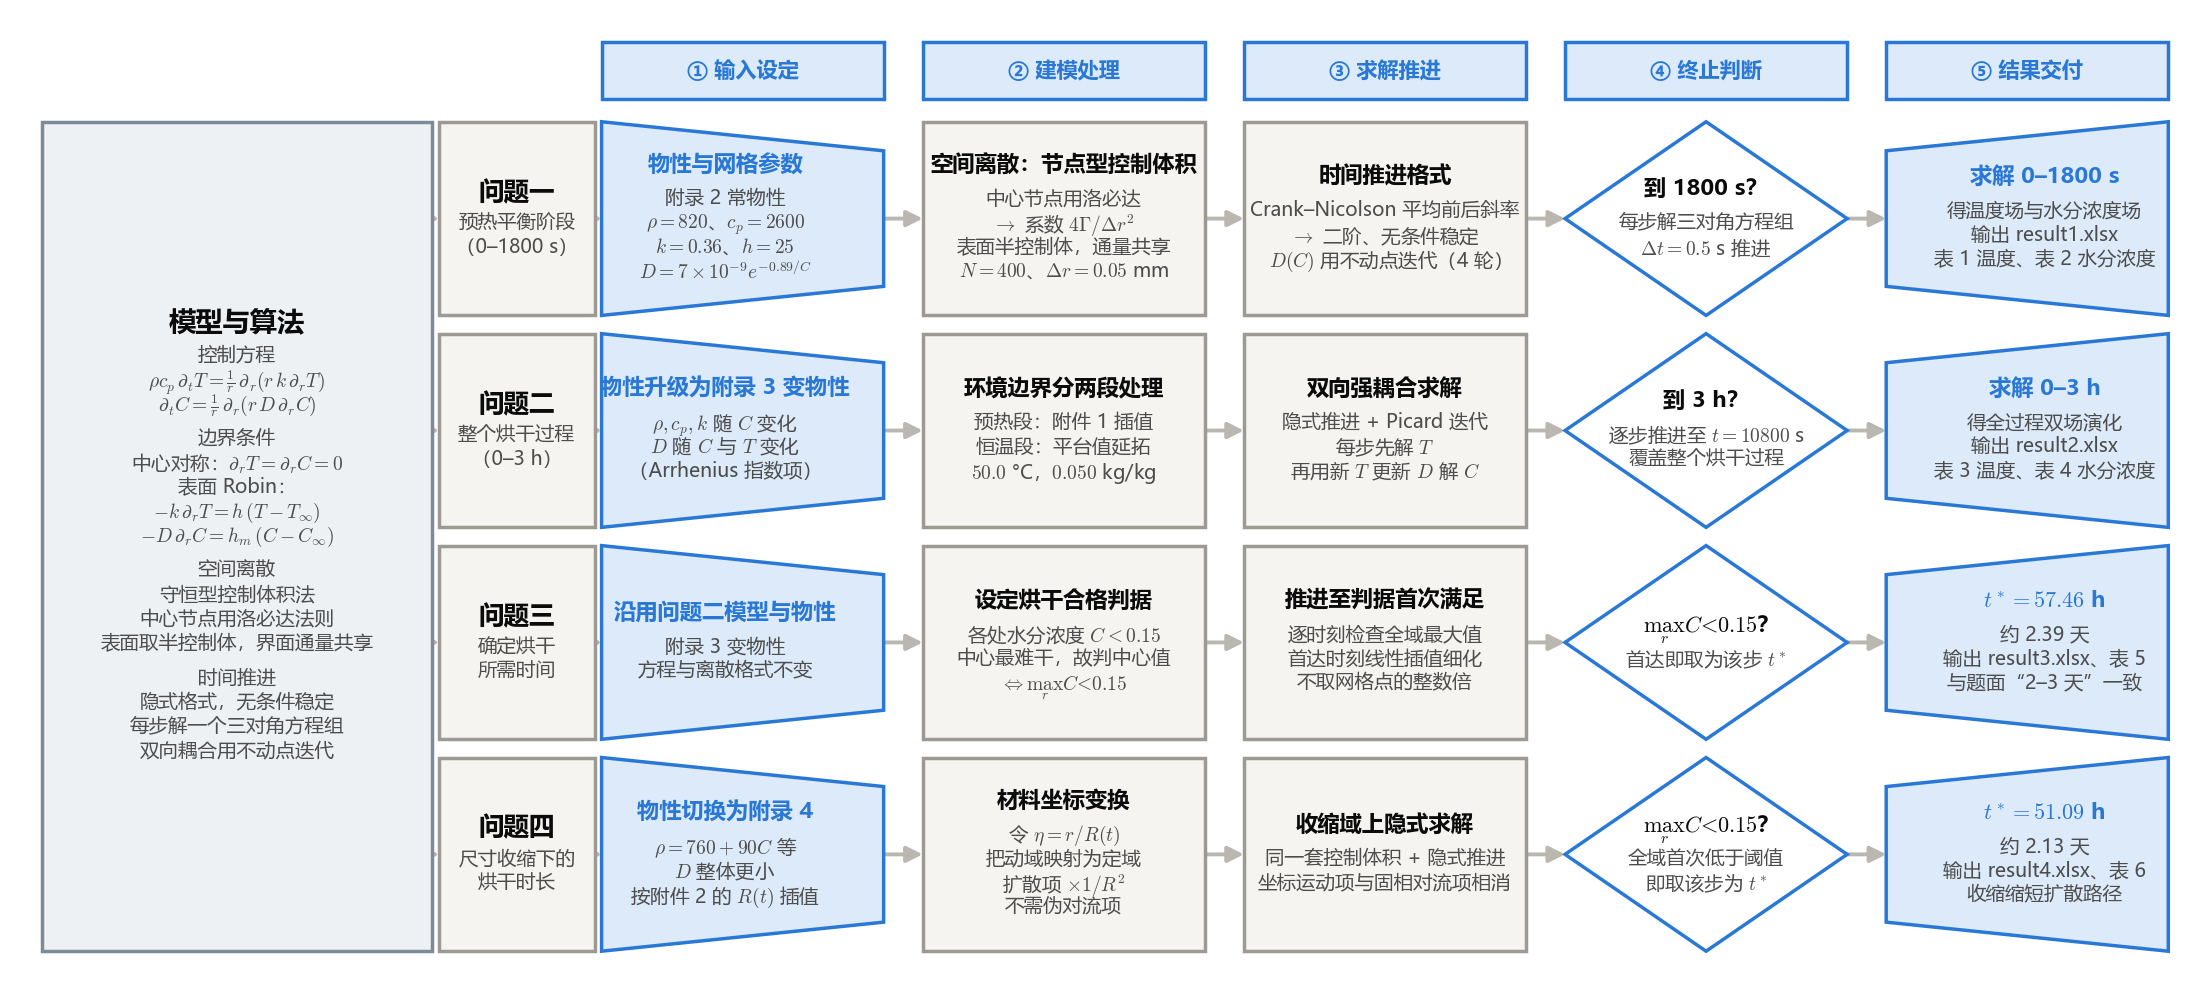

This figure's Python source:
# -*- coding: utf-8 -*-
"""
A 题求解流程图（横向矩阵版）。

版式：最左为竖栏「模型与算法」；右侧为 4×5 矩阵——行是问题一至问题四，
      列是从左到右的解决步骤：① 输入设定 → ② 建模处理 → ③ 求解推进
      → ④ 终止判断 → ⑤ 结果交付。

形状约定（不同形状表示不同功能）：
    梯形 = 输入 / 输出（收口汇入、展开输出，短边为长边的 0.62）
    矩形 = 处理步骤
    菱形 = 判断（终止判据）

问题一沿用 MMA 的方案：节点型控制体积离散 + Crank–Nicolson 隐式时间推进。

输出：fig_flowchart.svg / .png
"""
import os

import matplotlib
matplotlib.use('Agg')
import matplotlib.pyplot as plt
from matplotlib.patches import FancyArrowPatch, Polygon, Rectangle

HERE = os.path.dirname(os.path.abspath(__file__))
os.chdir(HERE)

CJK = 'Microsoft YaHei'          # 想让图内文字与正文宋体一致就改成 'SimSun'
plt.rcParams.update({
    'font.family': 'sans-serif',
    'font.sans-serif': [CJK, 'SimSun', 'SimHei', 'DejaVu Sans'],
    'axes.unicode_minus': False,
    'mathtext.fontset': 'cm',
    'svg.fonttype': 'none',
})

INK, INK2, RULE = '#0b0b0b', '#4d4d4d', '#8a8880'
NEUT_F, NEUT_E = '#f5f4f1', '#9c9a92'      # 处理：矩形
ACC_F, ACC_E = '#dceaf9', '#2a78d6'        # 输入/输出：梯形
DEC_F, DEC_E = '#ffffff', '#2a78d6'        # 判断：菱形（白底蓝框）
LEF_F, LEF_E = '#eef1f4', '#7c8b99'        # 左侧竖栏
ARROW_C = '#b9b7b0'

# ---------------------------------------------------------------- 版式几何
FIG_W, FIG_H = 14.0, 6.2
HEAD_Y, HEAD_H = 96.0, 5.0
ROW_H, RGAP = 17.0, 1.6
NSTEP = 5
LBOX_CX, LBOX_W = 10.0, 18.0
LBL_CX, LBL_W = 22.9, 7.2
SX0, SCELL_W, SGAP = 26.8, 13.0, 1.8
TAPER = 0.70                                # 梯形短边 / 长边
T_DX = 0.8                                  # 梯形内文字向高边（长边）偏移，避开斜角吃字

ROW0_TOP = HEAD_Y - HEAD_H / 2 - 2.0
row_top = [ROW0_TOP - i * (ROW_H + RGAP) for i in range(4)]
row_cy = [t - ROW_H / 2 for t in row_top]
step_cx = [SX0 + SCELL_W / 2 + i * (SCELL_W + SGAP) for i in range(NSTEP)]
LB_TOP = ROW0_TOP
LB_BOT = row_top[3] - ROW_H
Y_TOP, Y_BOT = HEAD_Y + HEAD_H / 2 + 2.0, LB_BOT - 2.0

# 行距按「磅」指定，再换算成数据单位——否则不同画幅下会挤在一起
PT_PER_UNIT = FIG_H * 72.0 / (Y_TOP - Y_BOT)
LFS = 7.0                      # 正文字号 pt
LEAD = LFS * 1.62 / PT_PER_UNIT    # 行距（数据单位）


def shape(ax, cx, cy, w, h, kind, face, edge, lw=1.25):
    """按功能画节点形状：in/out = 梯形，dec = 菱形，其它 = 直角矩形。"""
    if kind == 'dec':
        pts = [(cx, cy + h / 2), (cx + w / 2, cy),
               (cx, cy - h / 2), (cx - w / 2, cy)]
        ax.add_patch(Polygon(pts, closed=True, facecolor=face,
                             edgecolor=edge, lw=lw, zorder=2))
    elif kind == 'in':                     # 左高右低：输入收口汇入
        pts = [(cx - w / 2, cy + h / 2), (cx + w / 2, cy + h * TAPER / 2),
               (cx + w / 2, cy - h * TAPER / 2), (cx - w / 2, cy - h / 2)]
        ax.add_patch(Polygon(pts, closed=True, facecolor=face,
                             edgecolor=edge, lw=lw, zorder=2))
    elif kind == 'out':                    # 左低右高：结果展开输出
        pts = [(cx - w / 2, cy + h * TAPER / 2), (cx + w / 2, cy + h / 2),
               (cx + w / 2, cy - h / 2), (cx - w / 2, cy - h * TAPER / 2)]
        ax.add_patch(Polygon(pts, closed=True, facecolor=face,
                             edgecolor=edge, lw=lw, zorder=2))
    else:                                  # 矩形（直角）
        ax.add_patch(Rectangle((cx - w / 2, cy - h / 2), w, h,
                               facecolor=face, edgecolor=edge,
                               lw=lw, zorder=2))


def box(ax, cx, cy, w, h, title, lines=(), kind='proc', face=None, edge=None,
        tfs=9.4, lfs=LFS, vcenter=False, tcolor=None):
    """矩形框：标题加粗，正文逐行；空串产生一个半行间隙。vcenter 时整块垂直居中。"""
    if face is None or edge is None:
        face, edge = {'in': (ACC_F, ACC_E), 'out': (ACC_F, ACC_E),
                      'dec': (DEC_F, DEC_E)}.get(kind, (NEUT_F, NEUT_E))
    if tcolor is None:
        tcolor = ACC_E if kind in ('in', 'out') else INK
    shape(ax, cx, cy, w, h, kind, face, edge)
    if not lines:
        ax.text(cx, cy, title, ha='center', va='center', fontsize=tfs,
                fontweight='bold', color=tcolor, zorder=3, linespacing=1.4)
        return
    tx = cx - (T_DX if kind == 'in' else -T_DX if kind == 'out' else 0.0)
    used = 1.42 + sum(1.0 if ln else 0.45 for ln in lines)
    y = (cy + used * LEAD / 2) if vcenter else (cy + h / 2 - 2.3)
    ax.text(tx, y, title, ha='center', va='top', fontsize=tfs,
            fontweight='bold', color=tcolor, zorder=3)
    y -= 1.42 * LEAD
    for ln in lines:
        if ln:
            ax.text(tx, y, ln, ha='center', va='top', fontsize=lfs,
                    color=INK2, zorder=3)
        y -= LEAD * (0.45 if not ln else 1.0)


def arrow(ax, p, q, color=ARROW_C, lw=1.4):
    ax.add_patch(FancyArrowPatch(
        p, q, arrowstyle='-|>', mutation_scale=12, linewidth=lw,
        color=color, zorder=1, shrinkA=0, shrinkB=0))


fig, ax = plt.subplots(figsize=(FIG_W, FIG_H))
ax.set_xlim(0, 100)
ax.set_ylim(Y_BOT, Y_TOP)
ax.axis('off')
fig.patch.set_facecolor('white')

# ================================================================ 左侧竖栏（矩形）
box(ax, LBOX_CX, (LB_TOP + LB_BOT) / 2, LBOX_W, LB_TOP - LB_BOT,
    '模型与算法', [
        '控制方程',
        '$\\rho c_p\\,\\partial_t T=\\frac{1}{r}\\,\\partial_r(r\\,k\\,\\partial_r T)$',
        '$\\partial_t C=\\frac{1}{r}\\,\\partial_r(r\\,D\\,\\partial_r C)$',
        '',
        '边界条件',
        '中心对称：$\\partial_r T=\\partial_r C=0$',
        '表面 Robin：',
        '$-k\\,\\partial_r T=h\\,(T-T_\\infty)$',
        '$-D\\,\\partial_r C=h_m\\,(C-C_\\infty)$',
        '',
        '空间离散',
        '守恒型控制体积法',
        '中心节点用洛必达法则',
        '表面取半控制体，界面通量共享',
        '',
        '时间推进',
        '隐式格式，无条件稳定',
        '每步解一个三对角方程组',
        '双向耦合用不动点迭代',
    ], kind='proc', face=LEF_F, edge=LEF_E, tfs=9.8, vcenter=True)

# ================================================================ 列标题
HEADS = ['① 输入设定', '② 建模处理', '③ 求解推进', '④ 终止判断', '⑤ 结果交付']
for cx, text in zip(step_cx, HEADS):
    box(ax, cx, HEAD_Y, SCELL_W, HEAD_H, text, kind='proc',
        face=ACC_F, edge=ACC_E, tfs=7.6, tcolor=ACC_E)

# ================================================================ 四行
ROWS = [
    ('问题一', ['预热平衡阶段', '（0–1800 s）'], [
        ('in', '物性与网格参数', ['附录 2 常物性',
                            '$\\rho=820$、$c_p=2600$',
                            '$k=0.36$、$h=25$',
                            '$D=7\\times10^{-9}e^{-0.89/C}$']),
        ('proc', '空间离散：节点型控制体积', ['中心节点用洛必达',
                                   '$\\to$ 系数 $4\\Gamma/\\Delta r^2$',
                                   '表面半控制体，通量共享',
                                   '$N=400$、$\\Delta r=0.05$ mm']),
        ('proc', '时间推进格式', ['Crank–Nicolson 平均前后斜率',
                            '$\\to$ 二阶、无条件稳定',
                            '$D(C)$ 用不动点迭代（4 轮）']),
        ('dec', '到 1800 s？', ['每步解三对角方程组',
                              '$\\Delta t=0.5$ s 推进']),
        ('out', '求解 0–1800 s', ['得温度场与水分浓度场',
                             '输出 result1.xlsx',
                             '表 1 温度、表 2 水分浓度']),
    ]),
    ('问题二', ['整个烘干过程', '（0–3 h）'], [
        ('in', '物性升级为附录 3 变物性', ['$\\rho,c_p,k$ 随 $C$ 变化',
                                '$D$ 随 $C$ 与 $T$ 变化',
                                '（Arrhenius 指数项）']),
        ('proc', '环境边界分两段处理', ['预热段：附件 1 插值',
                              '恒温段：平台值延拓',
                              '$50.0$ °C，$0.050$ kg/kg']),
        ('proc', '双向强耦合求解', ['隐式推进 + Picard 迭代',
                            '每步先解 $T$',
                            '再用新 $T$ 更新 $D$ 解 $C$']),
        ('dec', '到 3 h？', ['逐步推进至 $t=10800$ s',
                          '覆盖整个烘干过程']),
        ('out', '求解 0–3 h', ['得全过程双场演化',
                           '输出 result2.xlsx',
                           '表 3 温度、表 4 水分浓度']),
    ]),
    ('问题三', ['确定烘干', '所需时间'], [
        ('in', '沿用问题二模型与物性', ['附录 3 变物性',
                              '方程与离散格式不变']),
        ('proc', '设定烘干合格判据', ['各处水分浓度 $C<0.15$',
                             '中心最难干，故判中心值',
                             '$\\Leftrightarrow\\max_r C<0.15$']),
        ('proc', '推进至判据首次满足', ['逐时刻检查全域最大值',
                              '首达时刻线性插值细化',
                              '不取网格点的整数倍']),
        ('dec', '$\\max_r C<0.15$？', ['首达即取为该步 $t^*$']),
        ('out', '$t^*=57.46$ h', ['约 2.39 天',
                             '输出 result3.xlsx、表 5',
                             '与题面“2–3 天”一致']),
    ]),
    ('问题四', ['尺寸收缩下的', '烘干时长'], [
        ('in', '物性切换为附录 4', ['$\\rho=760+90C$ 等',
                            '$D$ 整体更小',
                            '按附件 2 的 $R(t)$ 插值']),
        ('proc', '材料坐标变换', ['令 $\\eta=r/R(t)$',
                            '把动域映射为定域',
                            '扩散项 $\\times1/R^2$',
                            '不需伪对流项']),
        ('proc', '收缩域上隐式求解', ['同一套控制体积 + 隐式推进',
                            '坐标运动项与固相对流项相消']),
        ('dec', '$\\max_r C<0.15$？', ['全域首次低于阈值',
                                  '即取该步为 $t^*$']),
        ('out', '$t^*=51.09$ h', ['约 2.13 天',
                             '输出 result4.xlsx、表 6',
                             '收缩缩短扩散路径']),
    ]),
]

for i, (name, sub, steps) in enumerate(ROWS):
    cy = row_cy[i]
    box(ax, LBL_CX, cy, LBL_W, ROW_H, name, sub, kind='proc',
        face=NEUT_F, edge=NEUT_E, tfs=9.2, vcenter=True)
    arrow(ax, (LBOX_CX + LBOX_W / 2, cy), (LBL_CX - LBL_W / 2, cy))
    arrow(ax, (LBL_CX + LBL_W / 2, cy), (step_cx[0] - SCELL_W / 2, cy))
    for k, (kind, title, lines) in enumerate(steps):
        box(ax, step_cx[k], cy, SCELL_W, ROW_H, title, lines,
            kind=kind, tfs=8.0, vcenter=True)
        if k < NSTEP - 1:
            x0 = step_cx[k] + SCELL_W / 2
            arrow(ax, (x0, cy), (x0 + SGAP, cy))

fig.savefig('fig_flowchart.svg', bbox_inches='tight', facecolor='white')
fig.savefig('fig_flowchart.png', dpi=200, bbox_inches='tight', facecolor='white')
plt.close(fig)
print('saved: fig_flowchart.svg / .png')
